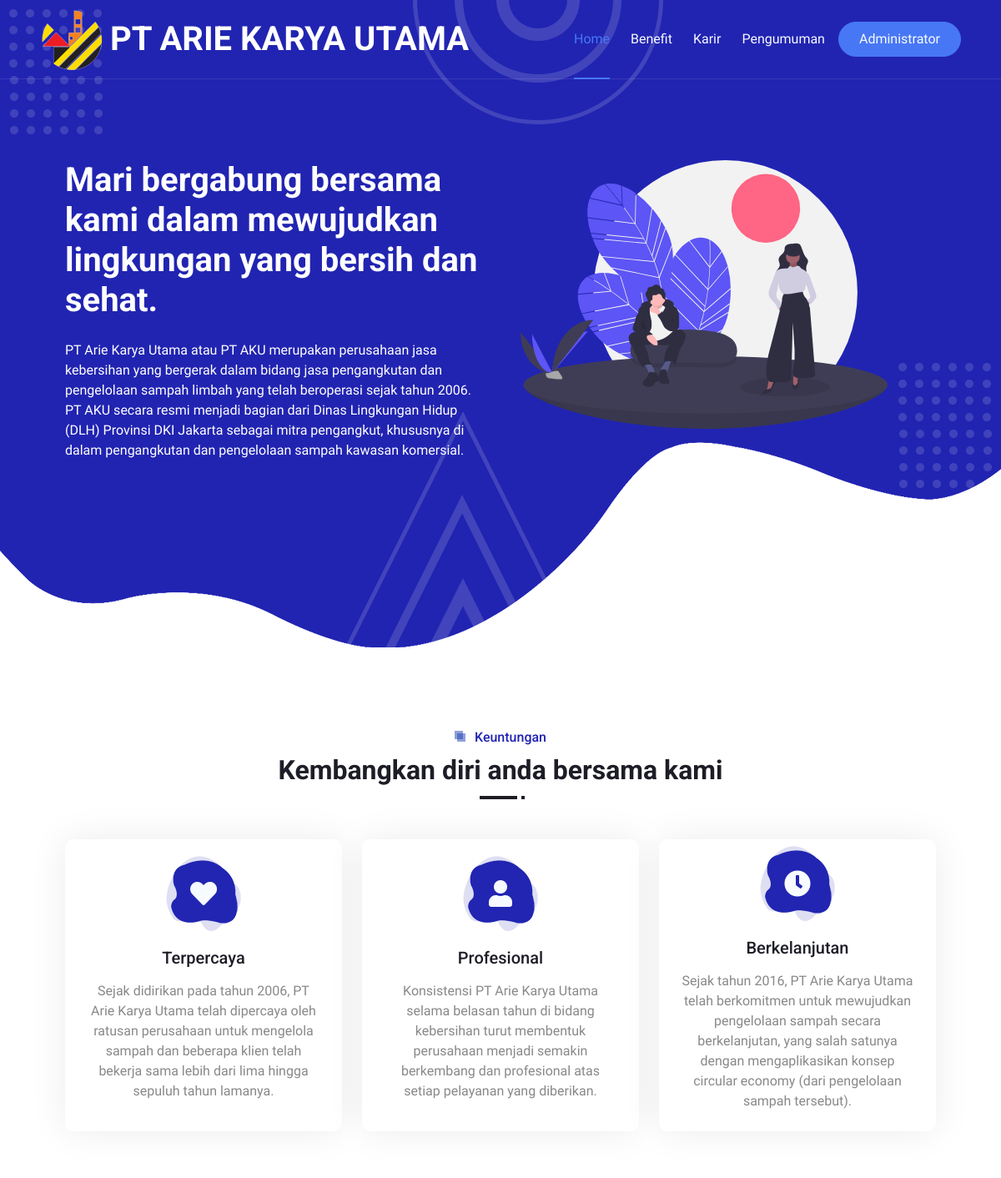
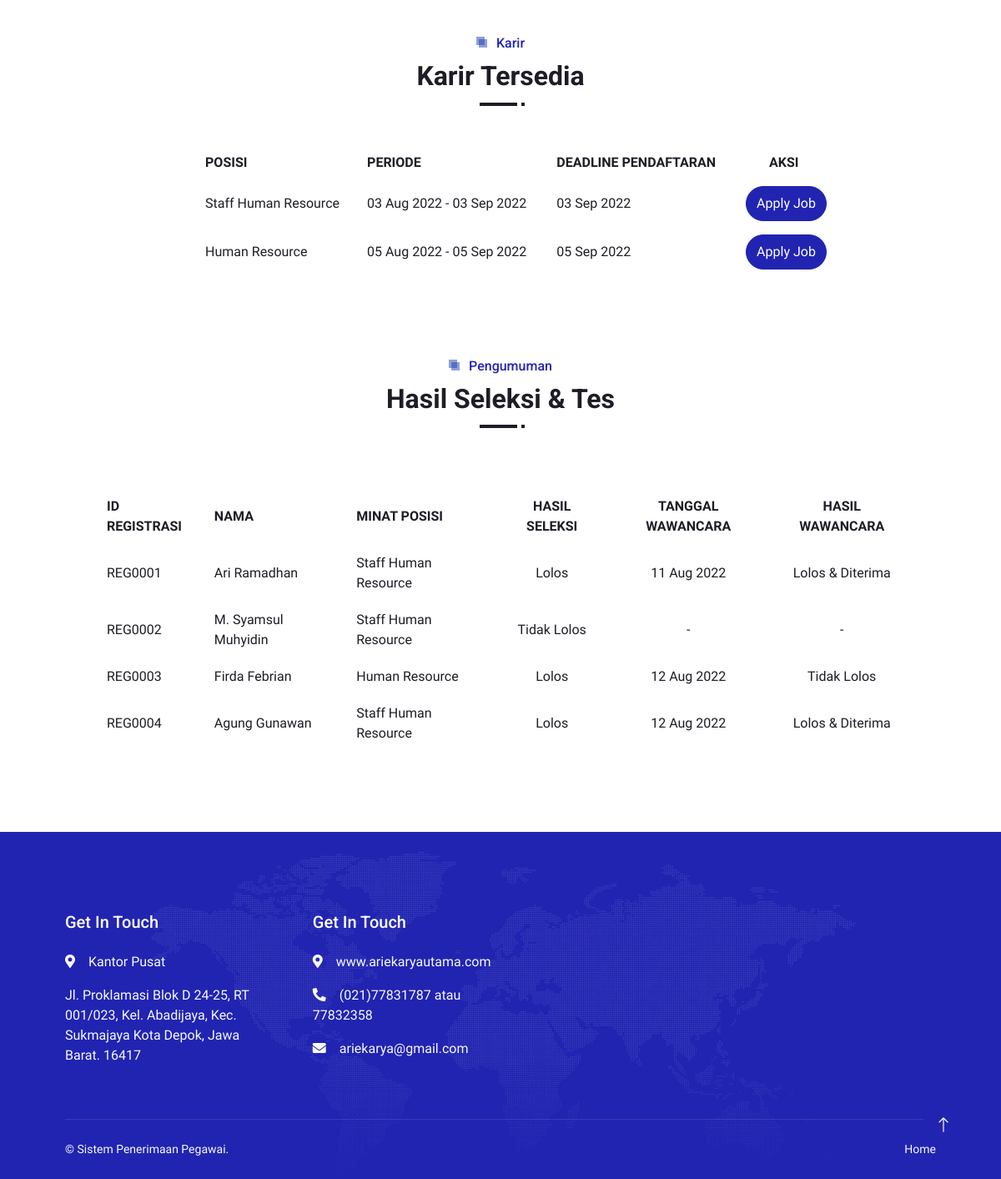
The page / on the database its author committed (2 pictures, top to bottom).
### tables this page shows
CREATE TABLE `job` (
  `idjob` varchar(50) NOT NULL,
  `jobname` varchar(30) NOT NULL,
  `jobqualification` text NOT NULL,
  `jobdesc` text NOT NULL,
  `jobstart` date NOT NULL,
  `jobend` date NOT NULL,
  `registerend` date NOT NULL,
  `jobadded` timestamp NOT NULL DEFAULT current_timestamp(),
  `jobloc` text NOT NULL,
  `workingtype` varchar(25) NOT NULL
);

CREATE TABLE `pendaftar` (
  `idreg` varchar(50) NOT NULL,
  `idjob` varchar(50) NOT NULL,
  `name` varchar(55) NOT NULL,
  `gender` varchar(20) NOT NULL,
  `tgl_lahir` date NOT NULL,
  `alamat` text NOT NULL,
  `email` varchar(50) NOT NULL,
  `telp` varchar(20) NOT NULL,
  `pend_terakhir` varchar(50) NOT NULL,
  `url_linkedin` text NOT NULL,
  `url_cv` text NOT NULL,
  `ijazah` varchar(250) NOT NULL,
  `sertifikat` varchar(250) NOT NULL,
  `sim` varchar(250) NOT NULL,
  `status_seleksi` varchar(50) NOT NULL,
  `tgl_wcr` date NOT NULL,
  `status_wcr` varchar(50) NOT NULL,
  `date` timestamp NOT NULL DEFAULT current_timestamp()
);

### index.php (the view, shortened to what this page needs)
<?php
include 'koneksi.php';
$date_now = date("Y-m-d");
$getdata = mysqli_query($koneksi,"SELECT * FROM job WHERE registerend>'$date_now'");
$jumlahdata = mysqli_num_rows($getdata);
?>
<!DOCTYPE html>
<html lang="en">
<head>
    <link href="https://cdnjs.cloudflare.com/ajax/libs/font-awesome/5.10.0/css/all.min.css" rel="stylesheet">
    <link href="https://cdn.jsdelivr.net/npm/bootstrap-icons@1.4.1/font/bootstrap-icons.css" rel="stylesheet">
    <link href="lib/animate/animate.min.css" rel="stylesheet">
    <link href="lib/owlcarousel/assets/owl.carousel.min.css" rel="stylesheet">
    <link href="lib/lightbox/css/lightbox.min.css" rel="stylesheet">
    <link href="css/bootstrap.min.css" rel="stylesheet">
    <link href="css/style.css" rel="stylesheet">
</head>
<body>
    <div class="container-xxl bg-white p-0">
        <div class="container-xxl position-relative p-0">
            <nav class="navbar navbar-expand-lg navbar-light px-4 px-lg-5 py-3 py-lg-0">
                <a href="index.php"><img src="img/new/logo aku-nobg-notext.png"/>&nbsp;&nbsp;</a>
                <a href="" class="navbar-brand p-0">
                    <h1 class="m-0"> PT ARIE KARYA UTAMA<span class="fs-5"></span></h1>
                </a>
                <div class="collapse navbar-collapse" id="navbarCollapse">
                    <div class="navbar-nav ms-auto py-0">
                        <a href="index.php" class="nav-item nav-link active">Home</a>
                        <a href="benefit.php" class="nav-item nav-link">Benefit</a>
                        <a href="karir.php" class="nav-item nav-link">Karir</a>
                        <a href="pengumuman.php" class="nav-item nav-link">Pengumuman</a>
                    </div>
                    <a href="login.php" target="_blank" class="btn btn-secondary text-light rounded-pill py-2 px-4 ms-3">Administrator</a>
                </div>
            </nav>
            <div class="container-xxl py-5 bg-primary hero-header mb-5">
                <div class="container my-5 py-5 px-lg-5">
                    <div class="row g-5 py-5">
                        <div class="col-lg-6 text-center text-lg-start">
                            <h1 class="text-white mb-4 animated zoomIn">Mari bergabung bersama kami dalam mewujudkan lingkungan yang bersih dan sehat.</h1>
                            <p class="text-white pb-3 animated zoomIn">PT Arie Karya Utama atau PT AKU merupakan perusahaan jasa kebersihan yang bergerak dalam bidang jasa pengangkutan dan pengelolaan sampah limbah yang telah beroperasi sejak tahun 2006. PT AKU secara resmi menjadi bagian dari Dinas Lingkungan Hidup (DLH) Provinsi DKI Jakarta sebagai mitra pengangkut, khususnya di dalam pengangkutan dan pengelolaan sampah kawasan komersial.</p>
                        </div>
                        <div class="col-lg-6 text-center text-lg-start">
                            <img class="img-fluid" src="img/new/team_work.svg" width="440px" alt="">
                        </div>
                    </div>
                </div>
            </div>
        </div>
        <div class="container-xxl py-5">
            <div class="container px-lg-5">
                <div class="section-title position-relative text-center mb-5 pb-2 wow fadeInUp" data-wow-delay="0.1s">
                    <h6 class="position-relative d-inline text-primary ps-4">Keuntungan</h6>
                    <h2 class="mt-2">Kembangkan diri anda bersama kami</h2>
                </div>
                <div class="row g-4">
                    <div class="col-lg-4 col-md-6 wow zoomIn" data-wow-delay="0.1s">
                        <div class="service-item d-flex flex-column justify-content-center text-center rounded">
                            <div class="service-icon flex-shrink-0">
                                <i class="fa fa-heart fa-2x"></i>
                            </div>
                            <h5 class="mb-3">Terpercaya</h5>
                            <p>Sejak didirikan pada tahun 2006, PT Arie Karya Utama telah dipercaya oleh ratusan perusahaan untuk mengelola sampah dan beberapa klien telah bekerja sama lebih dari lima hingga sepuluh tahun lamanya.</p>
                        </div>
                    </div>
                    <div class="col-lg-4 col-md-6 wow zoomIn" data-wow-delay="0.3s">
                        <div class="service-item d-flex flex-column justify-content-center text-center rounded">
                            <div class="service-icon flex-shrink-0">
                                <i class="fa fa-user fa-2x"></i>
                            </div>
                            <h5 class="mb-3">Profesional</h5>
                            <p>Konsistensi PT Arie Karya Utama selama belasan tahun di bidang kebersihan turut membentuk perusahaan menjadi semakin berkembang dan profesional atas setiap pelayanan yang diberikan. </p>
                        </div>
                    </div>
                    <div class="col-lg-4 col-md-6 wow zoomIn" data-wow-delay="0.6s">
                        <div class="service-item d-flex flex-column justify-content-center text-center rounded">
                            <div class="service-icon flex-shrink-0">
                                <i class="fa fa-clock fa-2x"></i>
                            </div>
                            <h5 class="mb-3">Berkelanjutan</h5>
                            <p>Sejak tahun 2016, PT Arie Karya Utama telah berkomitmen untuk mewujudkan pengelolaan sampah secara berkelanjutan, yang salah satunya dengan mengaplikasikan konsep circular economy (dari pengelolaan sampah tersebut).</p>
                        </div>
                    </div>
                </div>
            </div>
        </div>
        <div class="container-xxl py-5">
            <div class="container px-lg-5">
                <div class="section-title position-relative text-center mb-5 pb-2 wow fadeInUp" data-wow-delay="0.1s">
                    <h6 class="position-relative d-inline text-primary ps-4">Karir</h6>
                    <h2 class="mt-2">Karir Tersedia</h2>
                </div>
                <div class="row g-5" style="margin-left: 160px;">
                <?php IF($jumlahdata>0){ ?>
                    <table style="width: 85%" class="mb-0 text-dark" cellpadding="8">
                                    <thead>
                                    <tr>
                                        <th>POSISI</th>
                                        <th>PERIODE</th>
                                        <th>DEADLINE PENDAFTARAN</th>
                                        <th>&nbsp;&nbsp;&nbsp;&nbsp;&nbsp;&nbsp;&nbsp;AKSI</th>
                                    </tr>
                                    </thead>
                                    <tbody>
                                    <?php
                                        while($data=mysqli_fetch_array($getdata)){
                                            $idjob = $data['idjob'];
                                            $namajob = $data['jobname'];
                                            $mulai = date_format(date_create($data['jobstart']),"d M Y");
                                            $selesai = date_format(date_create($data['jobend']),"d M Y");
                                                $periode = $mulai." - ".$selesai;
                                            $deadline = date_format(date_create($data['registerend']),"d M Y");
                                    ?>
                                    <tr>
                                        <td><?=$namajob;?></td>
                                        <td><?=$periode;?></td>
                                        <td><?=$deadline;?></td>
                                        <td><a href="apply.php?id=<?=$idjob;?>" class="btn btn-primary rounded-pill py-2">Apply Job</a></td>
                                    </tr>
                                    <?php
                                        };
                                    ?>
                                    </tbody>
                    </table>
                <?php } else{} ?>
                </div>
            </div>
        </div>
        <div class="container-xxl py-5">
            <div class="container px-lg-5">
                <div class="section-title position-relative text-center mb-5 pb-2 wow fadeInUp" data-wow-delay="0.1s">
                    <h6 class="position-relative d-inline text-primary ps-4">Pengumuman</h6>
                    <h2 class="mt-2">Hasil Seleksi & Tes</h2>
                </div>
                <br>
                <div class="row g-5" style="margin-left: 40px;">
                    <table style="width: 95%" class="mb-0 text-dark" cellpadding="10">
                                    <thead>
                                    <tr>
                                        <th>ID REGISTRASI</th>
                                        <th>NAMA</th>
                                        <th>MINAT POSISI</th>
                                        <th class="text-center">HASIL SELEKSI</th>
                                        <th class="text-center">TANGGAL WAWANCARA</th>
                                        <th class="text-center">HASIL WAWANCARA</th>
                                    </tr>
                                    </thead>
                                    <tbody>
                    <?php
                    $queryInner = mysqli_query($koneksi,"SELECT * FROM pendaftar INNER JOIN job ON pendaftar.idjob = job.idjob ORDER BY idreg ");
                    while($data=mysqli_fetch_array($queryInner)){
                        $idreg = $data['idreg'];
                        $name = $data['name'];
                        $status_seleksi = $data['status_seleksi'];
                        $status_wcr = $data['status_wcr'];
                        $tgl_wcr_change = date_format(date_create($data['tgl_wcr']),"d M Y");
                        $jobname = $data['jobname'];
                    ?>
                                    <?php IF($status_seleksi=='Lolos'){ ?>
                                    <tr>
                                        <td><?=$idreg;?></td>
                                        <td><?=$name;?></td>
                                        <td><?=$jobname;?></td>
                                        <td class="text-center"><?=$status_seleksi;?></td>
                                        <td class="text-center"><?=$tgl_wcr_change;?></td>
                                        <td class="text-center"><?=$status_wcr;?></td>
                                    </tr>
                                    <?php } ELSEIF($status_seleksi=='Tidak Lolos'){ ?>
                                    <tr>
                                        <td><?=$idreg;?></td>
                                        <td><?=$name;?></td>
                                        <td><?=$jobname;?></td>
                                        <td class="text-center"><?=$status_seleksi;?></td>
                                        <td class="text-center"> - </td>
                                        <td class="text-center"> - </td>
                                    </tr>
                                    <?php } else{} ?>
                    <?php };  ?>
                                    </tbody>
                    </table>
                </div>
            </div>
        </div>
        <div class="container-fluid bg-primary text-light footer mt-5 pt-5 wow fadeIn" data-wow-delay="0.1s">
            <div class="container py-5 px-lg-5">
                <div class="row g-5">
                    <div class="col-md-6 col-lg-3">
                        <h5 class="text-white mb-4">Get In Touch</h5>
                        <p><i class="fa fa-map-marker-alt me-3"></i>Kantor Pusat</p>
                        <p>
                        Jl. Proklamasi Blok D 24-25, RT 001/023, Kel. Abadijaya,
                        Kec. Sukmajaya Kota Depok, Jawa Barat. 16417</p>
                    </div>
                    <div class="col-md-8 col-lg-3">
                        <h5 class="text-white mb-4">Get In Touch</h5>
                        <p><i class="fa fa-map-marker-alt me-3"></i>www.ariekaryautama.com</p>
                        <p><i class="fa fa-phone-alt me-3"></i>(021)77831787 atau 77832358</p>
                        <p><i class="fa fa-envelope me-3"></i>ariekarya@gmail.com</p>
                    </div>
                </div>
            </div>
            <div class="container px-lg-5">
                <div class="copyright">
                    <div class="row">
                        <div class="col-md-6 text-center text-md-start mb-3 mb-md-0">
                            &copy; Sistem Penerimaan Pegawai.
                        </div>
                        <div class="col-md-6 text-center text-md-end">
                            <div class="footer-menu">
                                <a href="#">Home</a>
                            </div>
                        </div>
                    </div>
                </div>
            </div>
        </div>
        <a href="#" class="btn btn-lg btn-primary btn-lg-square back-to-top pt-2"><i class="bi bi-arrow-up"></i></a>
    </div>
</body>
</html>

### rows shown on the page
job: jobname "Staff Human Resource", periode "03 Aug 2022 - 03 Sep 2022", registerend "03 Sep 2022"
job: jobname "Human Resource", periode "05 Aug 2022 - 05 Sep 2022", registerend "05 Sep 2022"
pendaftar: idreg "REG0001", name "Ari Ramadhan", idjob.jobname "Staff Human Resource", status_seleksi "Lolos", tgl_wcr "11 Aug 2022", status_wcr "Lolos & Diterima"
pendaftar: idreg "REG0002", name "M. Syamsul Muhyidin", idjob.jobname "Staff Human Resource", status_seleksi "Tidak Lolos"
pendaftar: idreg "REG0003", name "Firda Febrian", idjob.jobname "Human Resource", status_seleksi "Lolos", tgl_wcr "12 Aug 2022", status_wcr "Tidak Lolos"
pendaftar: idreg "REG0004", name "Agung Gunawan", idjob.jobname "Staff Human Resource", status_seleksi "Lolos", tgl_wcr "12 Aug 2022", status_wcr "Lolos & Diterima"
